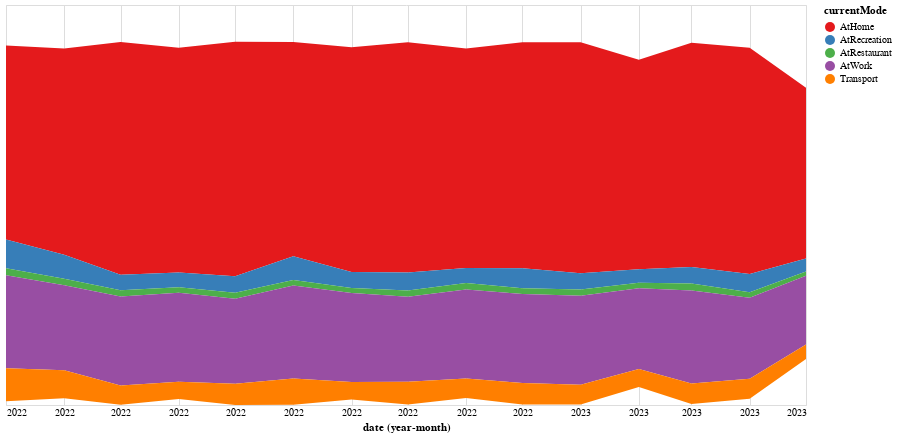

The code cell stored with this chart in its notebook:
### Code cell
#Este grafico dibuja agrupando por año y mes

source = aux2

selection = alt.selection_multi(fields=['currentMode'], bind='legend')

alt.Chart(source).mark_area().encode(
    alt.X('yearmonth(date):T', axis=alt.Axis(domain=False, format='%Y', tickSize=0)),
    alt.Y('sum(minutos):Q', stack='center', axis=None),
    alt.Color('currentMode:N', scale=alt.Scale(scheme='set1')),
    opacity=alt.condition(selection, alt.value(1), alt.value(0.2))
).add_selection(
    selection
).properties(height=400, width=800)

### Figure 1 — Vega-Lite specification as saved in the notebook (floating-point values rounded to 4 significant figures; data arrays with more than 128 entries replaced by an {"elided": "..."} marker saying what was removed)
{"config": {"view": {"continuousWidth": 400, "continuousHeight": 300}}, "data": {"name": "data-bc33b4e8aef1ccba965d041e85cd8a8a"}, "mark": "area", "encoding": {"color": {"field": "currentMode", "scale": {"scheme": "set1"}, "type": "nominal"}, "opacity": {"condition": {"value": 1, "selection": "selector003"}, "value": 0.2}, "x": {"axis": {"domain": false, "format": "%Y", "tickSize": 0}, "field": "date", "timeUnit": "yearmonth", "type": "temporal"}, "y": {"aggregate": "sum", "axis": null, "field": "minutos", "stack": "center", "type": "quantitative"}}, "height": 400, "selection": {"selector003": {"type": "multi", "fields": ["currentMode"], "bind": "legend"}}, "width": 800, "$schema": "https://vega.github.io/schema/vega-lite/v4.17.0.json", "datasets": {"data-bc33b4e8aef1ccba965d041e85cd8a8a": {"elided": "1809 records"}}}
